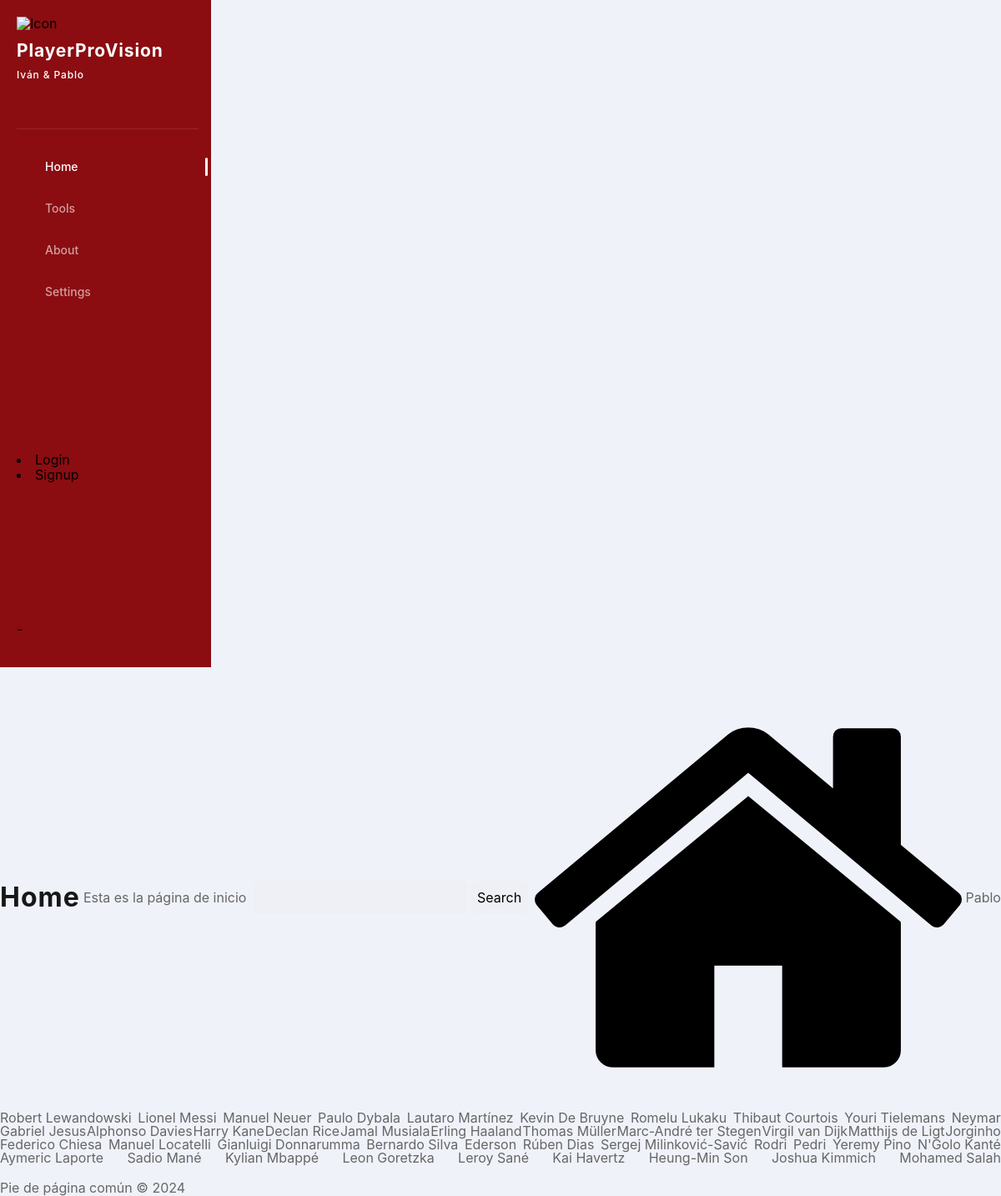
The page / on the database its author committed.
### smartscore/models.py (models this page shows)
class Player(models.Model):
    custom_id = models.IntegerField(primary_key=True)  # Define a custom primary key field
    Nombre = models.CharField(max_length=100)
    Nacionalidad = models.CharField(max_length=5)
    Internacionalidades = models.IntegerField()
    Pos = models.CharField(max_length=50)
    Altura = models.IntegerField()
    Peso = models.IntegerField()
    Sueldo = models.IntegerField()
    Final = models.DateField()
    Part = models.IntegerField()
    Enc = models.IntegerField()
    Clean_sheet	= models.IntegerField()
    Pen_metidos_rat	= models.IntegerField()
    Dist_90	= models.IntegerField()
    Pep	= models.IntegerField()
    On_target_rat = models.IntegerField()
    def __str__(self):
        return self.Nombre

### smartscore/views.py (the view)
# urls.py: path('', views.home, name='home'),
def home(request):
    all_players = Player.objects.all()
    return render(request, 'home.html', {'all': all_players})

### smartscore/templates/home.html (shortened to what this page needs)
{% extends "base.html" %}
{% load static %}
{% block content %}
    <h1>Home</h1>
    <p>Esta es la página de inicio</p>
    <br>
    <form action="{% url 'search_player' %}" method="POST">
        <input type="text" name="q" value="{{q}}">
        <input type="submit" value="Search">
    </form>
    <br>
    <img src="{% static 'smartscore/images/prueba.png' %}" alt="Home">
    {% for i in all %}
        <p>{{i}}</p>
    {% endfor %}
{% endblock %}

### smartscore/templates/base.html (shortened to what this page needs)
<!DOCTYPE html>
<html lang="en">
<head>
    {% load static %}
    <link rel="stylesheet" href="{% static 'smartscore/style.css' %}">
</head>
<body>
    <aside class="sidebar">
        <div class="sidebar-start">
            <div class="sidebar-head">
                <a href="/" class="logo-wrapper" title="Home">
                    <img src="{% static 'smartscore/images/icono.png' %}" alt="Icon">
                    <div class="logo-text">
                        <span class="logo-title">PlayerProVision</span>
                        <span class="logo-subtitle">Iván & Pablo</span>
                    </div>
                </a>
                <button class="sidebar-toggle transparent-btn" title="Menu" type="button">
                    <span class="icon menu-toggle" aria-hidden="true"></span>
                </button>
            </div>
            <div class="sidebar-body">
                <ul class="sidebar-body-menu">
                    <li>
                        <a class="active" href="{% url 'home' %}"><span class="icon home" aria-hidden="true"></span>Home</a>
                    </li>
                    <li>
                        <a class="show-cat-btn" href="##">
                            <span class="icon category" aria-hidden="true"></span>Tools
                            <span class="category__btn transparent-btn" title="Open list">
                                <span class="icon arrow-down" aria-hidden="true"></span>
                            </span>
                        </a>
                        <ul class="cat-sub-menu">
                            <li>
                            </li>
                        </ul>
                    </li>
                    <li>
                        <a href="{% url 'about' %}"><span class="icon setting" aria-hidden="true"></span>About</a>
                    </li>
                    <li>
                        <a href="##"><span class="icon setting" aria-hidden="true"></span>Settings</a>
                    </li>
                </ul>
            </div>
        </div>
        <div class="sidebar-footer">
            {% if user.is_authenticated %}
            <li class = "nav-item">
                <a class = "nav-link" href="{% url 'logout' %}">Logout</a>
            </li>
            {% else %}
            <li class = "nav-item">
                <a class = "nav-link" href="{% url 'login' %}">Login</a>
            </li>
            <li class = "nav-item">
                <a class = "nav-link" href="{% url 'signup' %}">Signup</a>
            </li>
            {% endif %}
        </div>-
    </aside>
    <div  class="main-nav">
        {% block content %}{% endblock %}
    </div>
    <footer>
        <p>Pie de página común &copy; {% now "Y" %}</p>
    </footer>
</body>
</html>

### rows shown on the page
Player: Nombre "Pablo"
Player: Nombre "Robert Lewandowski"
Player: Nombre "Lionel Messi"
Player: Nombre "Manuel Neuer"
Player: Nombre "Paulo Dybala"
Player: Nombre "Lautaro Martínez"
Player: Nombre "Kevin De Bruyne"
Player: Nombre "Romelu Lukaku"
Player: Nombre "Thibaut Courtois"
Player: Nombre "Youri Tielemans"
Player: Nombre "Neymar"
Player: Nombre "Gabriel Jesus"
Player: Nombre "Alphonso Davies"
Player: Nombre "Harry Kane"
Player: Nombre "Declan Rice"
Player: Nombre "Jamal Musiala"
Player: Nombre "Erling Haaland"
Player: Nombre "Thomas Müller"
Player: Nombre "Marc-André ter Stegen"
Player: Nombre "Virgil van Dijk"
Player: Nombre "Matthijs de Ligt"
Player: Nombre "Jorginho"
Player: Nombre "Federico Chiesa"
Player: Nombre "Manuel Locatelli"
Player: Nombre "Gianluigi Donnarumma"
Player: Nombre "Bernardo Silva"
Player: Nombre "Ederson"
Player: Nombre "Rúben Dias"
Player: Nombre "Sergej Milinković-Savić"
Player: Nombre "Rodri"
Player: Nombre "Pedri"
Player: Nombre "Yeremy Pino"
Player: Nombre "N'Golo Kanté"
Player: Nombre "Aymeric Laporte"
Player: Nombre "Sadio Mané"
Player: Nombre "Kylian Mbappé"
Player: Nombre "Leon Goretzka"
Player: Nombre "Leroy Sané"
Player: Nombre "Kai Havertz"
Player: Nombre "Heung-Min Son"
Player: Nombre "Joshua Kimmich"
Player: Nombre "Mohamed Salah"
